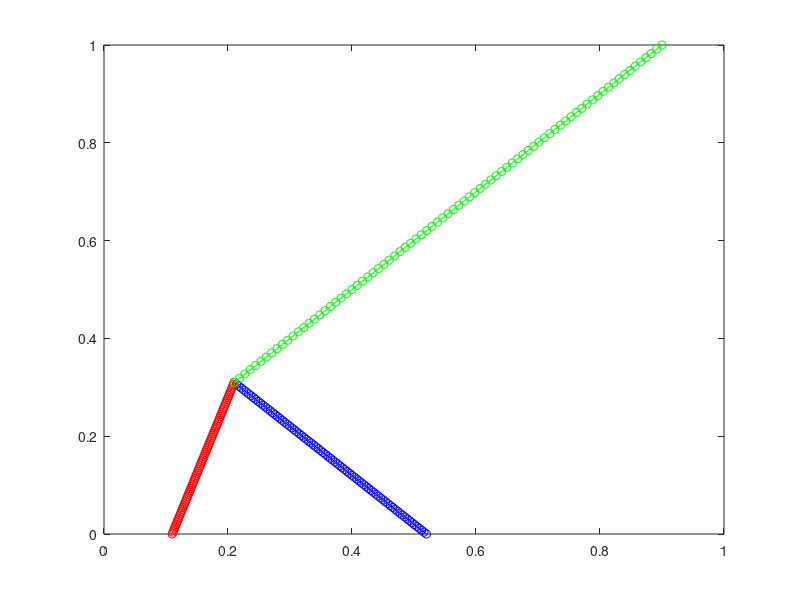
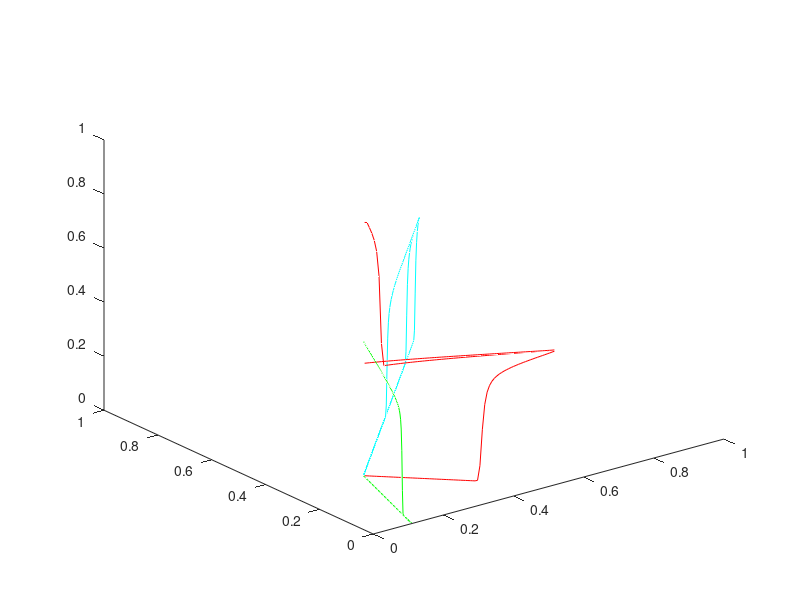
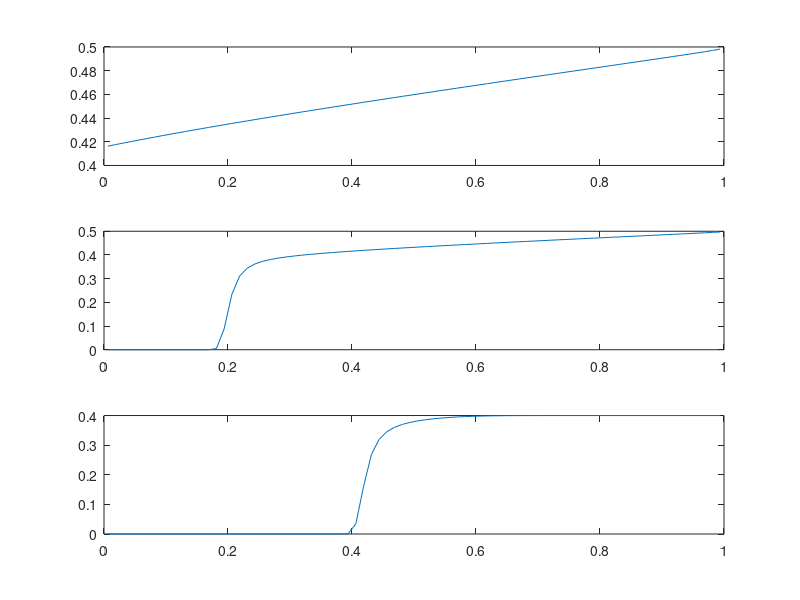
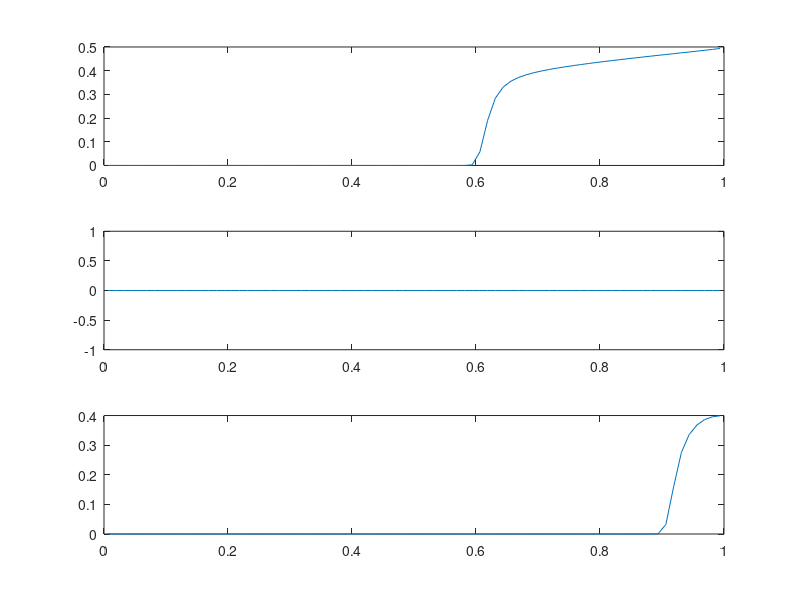

Write the MATLAB code that produced these figures, in order.
%% Risultati codice c++ 
close all
clear all
clc

b=[0.21 0.31];

%frattura 1
a1=[0.52 0];
N1=80;
t1=[0:1/N1:1]';
x1=t1*(a1(1)-b(1)) + b(1);
y1=t1*(a1(2)-b(2)) + b(2);
xx1=0.5*(x1(1:end-1)+x1(2:end));
yy1=0.5*(y1(1:end-1)+y1(2:end));
h1=1/N1*((a1(1)-b(1))^2 +(a1(2)-b(2))^2 )^0.5;
tau1=[b(1)-a1(1), b(2)-a1(2)];
n1=[-b(2)+a1(2), b(1)-a1(1)];
n1=n1/(n1(1)^2+n1(2)^2)^0.5;


%frattura 3
a3=[0.9 1];
N3=80;
t3=[0:1/N3:1]';
x3=t3*(a3(1)-b(1)) + b(1);
y3=t3*(a3(2)-b(2)) + b(2);
xx3=0.5*(x3(1:end-1)+x3(2:end));
yy3=0.5*(y3(1:end-1)+y3(2:end));

h3=1/N3*((a3(1)-b(1))^2 +(a3(2)-b(2))^2 )^0.5;
tau3=[b(1)-a3(1), b(2)-a3(2)];
n3=[-b(2)+a3(2), b(1)-a3(1)];
n3=n3/(n3(1)^2+n3(2)^2)^0.5;
d3=0.2;

%frattura 2
a2=[0.11 0];
N2=80;
t2=[0:1/N2:1]';
x2=t3*(b(1)-a2(1)) + a2(1);
y2=t2*(b(2)-a2(2)) + a2(2);
xx2=0.5*(x2(1:end-1)+x2(2:end));
yy2=0.5*(y2(1:end-1)+y2(2:end));

h2=1/N2*((a2(1)-b(1))^2 +(a2(2)-b(2))^2 )^0.5;
tau2=[b(1)-a2(1), b(2)-a2(2)];
n2=[-b(2)+a2(2), b(1)-a2(1)];
n2=n2/(n2(1)^2+n2(2)^2)^0.5;
d2=0.3;



figure(1)
plot(x1,y1,'bo-')
hold on
plot(x2,y2,'ro-')
plot(x3,y3,'go-')

%% senza darcy

% -----------------  risultati -----------------  %

 S1 = [ 0.416287, 0.417612, 0.418912, 0.420191, 0.421449, 0.422689, 0.423913, 0.425121, 0.426314, 0.427495, 0.428663, 0.42982, 0.430965, 0.432101, 0.433227, 0.434345, 0.435453, 0.436554, 0.437647, 0.438732, 0.439811, 0.440883, 0.441949, 0.443008, 0.444062, 0.445111, 0.446154, 0.447192, 0.448225, 0.449253, 0.450277, 0.451297, 0.452312, 0.453324, 0.454331, 0.455335, 0.456336, 0.457333, 0.458327, 0.459317, 0.460305, 0.46129, 0.462272, 0.463251, 0.464228, 0.465202, 0.466175, 0.467144, 0.468112, 0.469078, 0.470042, 0.471004, 0.471965, 0.472924, 0.473881, 0.474838, 0.475793, 0.476747, 0.4777, 0.478652, 0.479604, 0.480555, 0.481506, 0.482457, 0.483407, 0.484358, 0.48531, 0.486262, 0.487216, 0.488171, 0.489129, 0.490089, 0.491053, 0.492021, 0.492997, 0.493981, 0.494978, 0.495994, 0.497046, 0.498175 ];
 
 S2 = [ 0, 0, 0, 0, 0, 0, 0, 0, 1.68192e-317, 1.89471e-142, 4.88114e-64, 6.47387e-29, 3.49509e-13, 3.80321e-06, 0.00473901, 0.087636, 0.234099, 0.310974, 0.34466, 0.362337, 0.373289, 0.38094, 0.386761, 0.391476, 0.395472, 0.398977, 0.40213, 0.405024, 0.407719, 0.410258, 0.412673, 0.414986, 0.417214, 0.419371, 0.421468, 0.423511, 0.425509, 0.427466, 0.429386, 0.431275, 0.433134, 0.434967, 0.436776, 0.438563, 0.440329, 0.442077, 0.443808, 0.445523, 0.447222, 0.448908, 0.450582, 0.452243, 0.453893, 0.455532, 0.457162, 0.458783, 0.460396, 0.462, 0.463598, 0.465189, 0.466774, 0.468353, 0.469927, 0.471498, 0.473064, 0.474627, 0.476188, 0.477747, 0.479305, 0.480863, 0.482421, 0.483982, 0.485547, 0.487117, 0.488697, 0.490289, 0.4919, 0.493542, 0.495238, 0.497058 ];
 
 S3 = [ 0, 0, 0, 0, 0, 0, 0, 0, 0, 0, 0, 0, 0, 0, 0, 0, 0, 0, 0, 0, 0, 0, 0, 0, 0, 3.43646e-268, 9.28759e-132, 1.22033e-64, 1.22385e-31, 1.83514e-15, 1.32108e-07, 0.00071773, 0.034746, 0.161437, 0.268043, 0.319718, 0.345606, 0.360503, 0.370125, 0.376881, 0.381911, 0.385807, 0.388901, 0.391391, 0.393404, 0.395026, 0.396321, 0.397338, 0.398121, 0.398709, 0.39914, 0.399444, 0.399653, 0.399791, 0.399879, 0.399932, 0.399964, 0.399981, 0.399991, 0.399996, 0.399998, 0.399999, 0.4, 0.4, 0.4, 0.4, 0.4, 0.4, 0.4, 0.4, 0.4, 0.4, 0.4, 0.4, 0.4, 0.4, 0.4, 0.4, 0.4, 0.4 ];
 
 
figure(2)
plot3(xx1,yy1,S1,'r')
hold on
plot3(xx2,yy2,S2,'g')
plot3(xx3,yy3,S3,'c')


figure
subplot(3,1,1)
plot(0.5*(t1(2:end)+t1(1:end-1)), S1)
subplot(3,1,2)
plot(0.5*(t2(2:end)+t2(1:end-1)), S2)
subplot(3,1,3)
plot(0.5*(t3(2:end)+t3(1:end-1)), S3)

% ************************************* %
% ************************************* %
%% con darcy

% -----------------  risultati -----------------  %

% T = 50

 S1 = [ 0, 0, 0, 0, 0, 0, 0, 0, 0, 0, 0, 0, 0, 0, 0, 0, 0, 0, 0, 0, 0, 0, 0, 0, 0, 0, 0, 0, 0, 0, 0, 0, 0, 0, 0, 0, 0, 0, 0, 0, 0, 4.15618e-214, 2.22857e-106, 1.09224e-52, 5.2553e-26, 8.01179e-13, 2.17896e-06, 0.00248822, 0.0572647, 0.190556, 0.284139, 0.330421, 0.355585, 0.37149, 0.382836, 0.391674, 0.399006, 0.405366, 0.411064, 0.416288, 0.42116, 0.425763, 0.430155, 0.434377, 0.43846, 0.442429, 0.446301, 0.450094, 0.453819, 0.457487, 0.461108, 0.464692, 0.468247, 0.471782, 0.475307, 0.478836, 0.482384, 0.485981, 0.48968, 0.493633 ];
 
 S2 = [ 0, 0, 0, 0, 0, 0, 0, 0, 0, 0, 0, 0, 0, 0, 0, 0, 0, 0, 0, 0, 0, 0, 0, 0, 0, 0, 0, 0, 0, 0, 0, 0, 0, 0, 0, 0, 0, 0, 0, 0, 0, 0, 0, 0, 0, 0, 0, 0, 0, 0, 0, 0, 0, 0, 0, 0, 0, 0, 0, 0, 0, 0, 0, 0, 0, 0, 0, 0, 0, 0, 0, 0, 0, 0, 0, 0, 0, 0, 0, 0 ];
 
 S3 = [ 0, 0, 0, 0, 0, 0, 0, 0, 0, 0, 0, 0, 0, 0, 0, 0, 0, 0, 0, 0, 0, 0, 0, 0, 0, 0, 0, 0, 0, 0, 0, 0, 0, 0, 0, 0, 0, 0, 0, 0, 0, 0, 0, 0, 0, 0, 0, 0, 0, 0, 0, 0, 0, 0, 0, 0, 0, 0, 0, 0, 0, 0, 0, 0, 0, 7.05057e-259, 9.49183e-129, 7.67952e-64, 1.53191e-31, 1.51967e-15, 1.06105e-07, 0.00061738, 0.0322855, 0.159444, 0.275053, 0.335605, 0.367955, 0.386235, 0.39568, 0.399289 ];
 
 
figure(2)
plot3(xx1,yy1,S1,'r')
hold on
plot3(xx2,yy2,S2,'g')
plot3(xx3,yy3,S3,'c')


figure
subplot(3,1,1)
plot(0.5*(t1(2:end)+t1(1:end-1)), S1)
subplot(3,1,2)
plot(0.5*(t2(2:end)+t2(1:end-1)), S2)
subplot(3,1,3)
plot(0.5*(t3(2:end)+t3(1:end-1)), S3)

%%

% T = 150

 S1 = [ 0.937337, 0.937353, 0.918947, 0.898694, 0.873066, 0.832764, 0.741775, 0.492869, 0.410636, 0.41234, 0.413991, 0.415597, 0.417163, 0.418694, 0.420193, 0.421665, 0.423111, 0.424535, 0.425937, 0.427321, 0.428686, 0.430036, 0.43137, 0.432691, 0.433998, 0.435294, 0.436577, 0.43785, 0.439113, 0.440366, 0.441611, 0.442846, 0.444074, 0.445293, 0.446506, 0.447711, 0.44891, 0.450102, 0.451288, 0.452469, 0.453644, 0.454814, 0.455979, 0.457139, 0.458295, 0.459446, 0.460593, 0.461737, 0.462876, 0.464012, 0.465145, 0.466274, 0.467401, 0.468525, 0.469646, 0.470765, 0.471881, 0.472996, 0.474109, 0.47522, 0.476329, 0.477438, 0.478545, 0.479652, 0.480758, 0.481863, 0.482969, 0.484076, 0.485183, 0.486292, 0.487403, 0.488517, 0.489635, 0.490758, 0.491888, 0.493029, 0.494184, 0.495362, 0.496579, 0.497886 ];
 
 S2 = [ 0, 0, 0, 0, 0, 0, 0, 0, 0, 0, 0, 0, 0, 0, 0, 0, 0, 0, 0, 0, 0, 0, 0, 0, 0, 0, 0, 0, 0, 0, 0, 0, 0, 0, 0, 0, 0, 0, 0, 0, 0, 0, 0, 0, 0, 0, 0, 0, 0, 0, 0, 0, 0, 0, 0, 0, 0, 0, 0, 0, 0, 0, 0, 0, 0, 0, 0, 0, 0, 0, 0, 0, 0, 0, 0, 0, 0, 0, 0, 0 ];
 
 S3 = [ 0, 0, 0, 0, 0, 0, 0, 0, 0, 0, 0, 0, 0, 0, 0, 0, 0, 0, 0, 0, 0, 0, 0, 0, 0, 0, 0, 0, 0, 0, 0, 0, 0, 0, 0, 0, 0, 0, 0, 0, 0, 0, 0, 0, 0, 0, 0, 0, 0, 0, 0, 0, 0, 7.84443e-245, 9.53444e-122, 2.32048e-60, 8.03242e-30, 1.0498e-14, 2.66006e-07, 0.000931835, 0.037763, 0.164687, 0.270202, 0.322981, 0.350522, 0.366962, 0.377806, 0.38536, 0.390705, 0.394421, 0.396889, 0.398416, 0.399277, 0.39971, 0.3999, 0.399971, 0.399993, 0.399999, 0.4, 0.4 ];
 
 
figure(2)
plot3(xx1,yy1,S1,'r')
hold on
plot3(xx2,yy2,S2,'g')
plot3(xx3,yy3,S3,'c')


figure
subplot(3,1,1)
plot(0.5*(t1(2:end)+t1(1:end-1)), S1)
subplot(3,1,2)
plot(0.5*(t2(2:end)+t2(1:end-1)), S2)
subplot(3,1,3)
plot(0.5*(t3(2:end)+t3(1:end-1)), S3)

